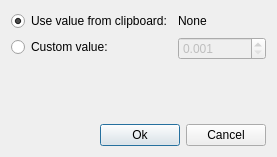
<?xml version="1.0" encoding="UTF-8"?>
<ui version="4.0">
 <class>Dialog</class>
 <widget class="QDialog" name="Dialog">
  <property name="geometry">
   <rect>
    <x>0</x>
    <y>0</y>
    <width>277</width>
    <height>157</height>
   </rect>
  </property>
  <property name="sizePolicy">
   <sizepolicy hsizetype="Preferred" vsizetype="Preferred">
    <horstretch>0</horstretch>
    <verstretch>0</verstretch>
   </sizepolicy>
  </property>
  <property name="minimumSize">
   <size>
    <width>0</width>
    <height>0</height>
   </size>
  </property>
  <property name="maximumSize">
   <size>
    <width>16777215</width>
    <height>16777215</height>
   </size>
  </property>
  <property name="windowTitle">
   <string>Multiply Coordinate</string>
  </property>
  <layout class="QVBoxLayout" name="verticalLayout_2">
   <item>
    <layout class="QFormLayout" name="formLayout">
     <item row="0" column="0">
      <widget class="QRadioButton" name="clipboardButton">
       <property name="text">
        <string>Use value from clipboard:</string>
       </property>
       <property name="checked">
        <bool>true</bool>
       </property>
      </widget>
     </item>
     <item row="0" column="1">
      <widget class="QLabel" name="ratioLabel">
       <property name="text">
        <string>None</string>
       </property>
      </widget>
     </item>
     <item row="1" column="0">
      <widget class="QRadioButton" name="customButton">
       <property name="text">
        <string>Custom value:</string>
       </property>
      </widget>
     </item>
     <item row="1" column="1">
      <widget class="QDoubleSpinBox" name="multiplierSpinBox">
       <property name="enabled">
        <bool>false</bool>
       </property>
       <property name="decimals">
        <number>3</number>
       </property>
       <property name="minimum">
        <double>0.001000000000000</double>
       </property>
       <property name="maximum">
        <double>999.999000000000024</double>
       </property>
       <property name="singleStep">
        <double>0.001000000000000</double>
       </property>
      </widget>
     </item>
    </layout>
   </item>
   <item>
    <layout class="QHBoxLayout" name="horizontalLayout_6">
     <item>
      <spacer name="horizontalSpacer_5">
       <property name="orientation">
        <enum>Qt::Horizontal</enum>
       </property>
       <property name="sizeHint" stdset="0">
        <size>
         <width>40</width>
         <height>20</height>
        </size>
       </property>
      </spacer>
     </item>
     <item>
      <widget class="QPushButton" name="okButton">
       <property name="text">
        <string>Ok</string>
       </property>
      </widget>
     </item>
     <item>
      <widget class="QPushButton" name="cancelButton">
       <property name="text">
        <string>Cancel</string>
       </property>
       <property name="autoDefault">
        <bool>false</bool>
       </property>
      </widget>
     </item>
    </layout>
   </item>
  </layout>
 </widget>
 <tabstops>
  <tabstop>cancelButton</tabstop>
 </tabstops>
 <resources/>
 <connections/>
</ui>
